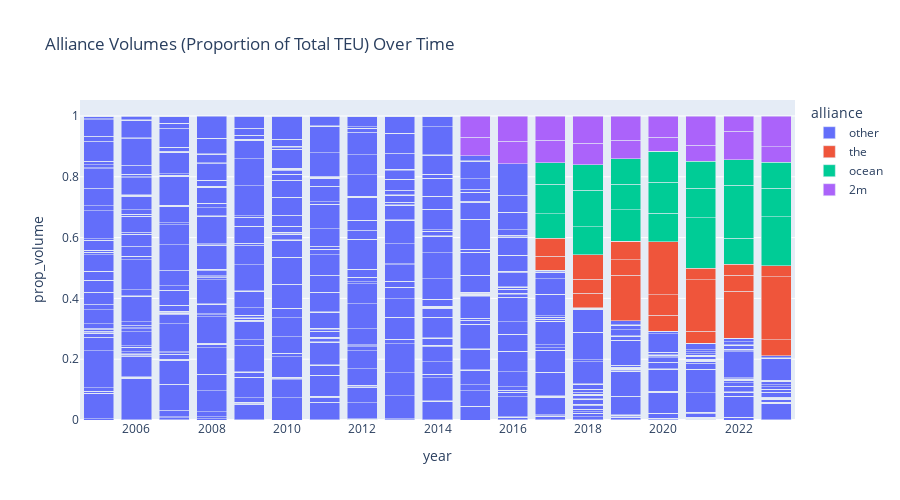

Here is the notebook cell this chart was saved with:
### Code cell
df = (
    exports_lf
    #group by alliance, scac, and year
    .group_by('alliance', 'scac', 'year')
    .agg(pl.col('teus').sum())
    #get proportion 
    .with_columns((pl.col('teus')/pl.col('teus').sum().over('year')).alias('prop_volume'))
    .collect()
)

#plot
fig = px.bar(
    df, x='year', y='prop_volume',
    color='alliance',
    #text='scac', 
    barmode='stack',  
    title='Alliance Volumes (Proportion of Total TEU) Over Time',
    width=900,
    height=500
    )

fig.show()

### Figure 1 — Plotly figure (JSON) as saved in the notebook; plotly's stock layout.template omitted (floating-point values rounded to 4 significant figures; data arrays with more than 128 entries replaced by an {"elided": "..."} marker saying what was removed)
{"data": [{"alignmentgroup": "True", "hovertemplate": "alliance=other<br>year=%{x}<br>prop_volume=%{y}<extra></extra>", "legendgroup": "other", "marker": {"color": "#636efa", "pattern": {"shape": ""}}, "name": "other", "offsetgroup": "other", "orientation": "v", "showlegend": true, "textposition": "auto", "type": "bar", "x": {"elided": "3355 int values"}, "xaxis": "x", "y": {"elided": "3355 float values"}, "yaxis": "y"}, {"alignmentgroup": "True", "hovertemplate": "alliance=the<br>year=%{x}<br>prop_volume=%{y}<extra></extra>", "legendgroup": "the", "marker": {"color": "#EF553B", "pattern": {"shape": ""}}, "name": "the", "offsetgroup": "the", "orientation": "v", "showlegend": true, "textposition": "auto", "type": "bar", "x": [2023, 2022, 2018, 2020, 2022, 2023, 2021, 2022, 2019, 2019, 2017, 2018, 2020, 2021, 2023, 2021, 2020, 2018, 2019, 2017], "xaxis": "x", "y": [0.05326, 0.1555, 0.04829, 0.05221, 0.05205, 0.2075, 0.0407, 0.03685, 0.1499, 0.04974, 0.04634, 0.04579, 0.06861, 0.1691, 0.03584, 0.03801, 0.173, 0.0811, 0.06142, 0.0598], "yaxis": "y"}, {"alignmentgroup": "True", "hovertemplate": "alliance=ocean<br>year=%{x}<br>prop_volume=%{y}<extra></extra>", "legendgroup": "ocean", "marker": {"color": "#00cc96", "pattern": {"shape": ""}}, "name": "ocean", "offsetgroup": "ocean", "orientation": "v", "showlegend": true, "textposition": "auto", "type": "bar", "x": [2021, 2022, 2019, 2019, 2023, 2020, 2021, 2018, 2020, 2017, 2018, 2022, 2020, 2023, 2019, 2019, 2023, 2017, 2018, 2021, 2020, 2022, 2017], "xaxis": "x", "y": [0.166, 0.08495, 1.086e-06, 0.1043, 0.1615, 0.09427, 0.09659, 0.09153, 0.1026, 0.07956, 0.12, 0.1752, 0.102, 0.09291, 0.08331, 0.08354, 0.0853, 0.09845, 0.08357, 0.08911, 1.148e-06, 0.08301, 0.06986], "yaxis": "y"}, {"alignmentgroup": "True", "hovertemplate": "alliance=2m<br>year=%{x}<br>prop_volume=%{y}<extra></extra>", "legendgroup": "2m", "marker": {"color": "#ab63fa", "pattern": {"shape": ""}}, "name": "2m", "offsetgroup": "2m", "orientation": "v", "showlegend": true, "textposition": "auto", "type": "bar", "x": [2023, 2020, 2018, 2019, 2018, 2022, 2016, 2016, 2020, 2022, 2021, 2015, 2021, 2015, 2017, 2017, 2019, 2023], "xaxis": "x", "y": [0.05188, 0.04577, 0.07209, 0.06061, 0.08901, 0.09341, 0.0738, 0.08331, 0.06961, 0.05096, 0.05206, 0.0601, 0.09669, 0.07017, 0.07332, 0.08057, 0.08026, 0.1008], "yaxis": "y"}], "layout": {"barmode": "stack", "height": 500, "legend": {"title": {"text": "alliance"}, "tracegroupgap": 0}, "title": {"text": "Alliance Volumes (Proportion of Total TEU) Over Time"}, "width": 900, "xaxis": {"anchor": "y", "domain": [0, 1], "title": {"text": "year"}}, "yaxis": {"anchor": "x", "domain": [0, 1], "title": {"text": "prop_volume"}}}}
